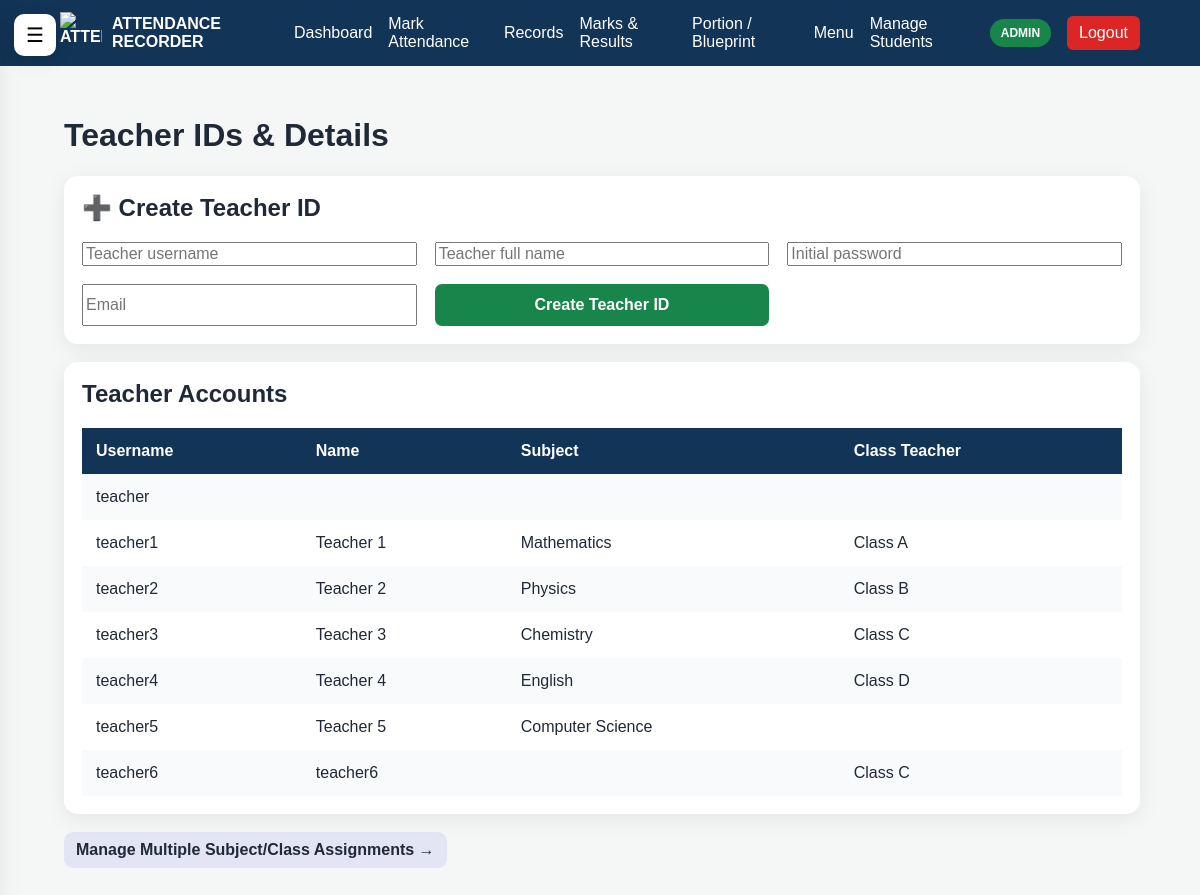
The app's page /teachers (signed in) with its own data.
### tables this page shows
CREATE TABLE users (

            id INTEGER PRIMARY KEY AUTOINCREMENT,

            username TEXT UNIQUE NOT NULL,

            password TEXT NOT NULL,

            role TEXT NOT NULL
        , email TEXT, full_name TEXT DEFAULT '', subject TEXT DEFAULT '', class_teacher TEXT DEFAULT '', photo TEXT DEFAULT '');

### app.py (the view)
@app.route("/teachers")
def teachers():
    if not _admin_or_teacher():
        return redirect(url_for("login"))
    c=get_db_connection()
    if session.get("role")=="admin":
        rows=c.execute("SELECT * FROM users WHERE role='teacher' ORDER BY username").fetchall()
    else:
        rows=c.execute("SELECT * FROM users WHERE username=?",(session.get("username"),)).fetchall()
    c.close()
    return render_template("teachers.html", teachers=rows)

### app.py (called while the page is built, shortened)
def get_db_connection():
    connection = sqlite3.connect(
        DATABASE_FILE
    )
    connection.row_factory = sqlite3.Row
    return connection

def _master_connection():
    c = sqlite3.connect(MASTER_DATABASE_FILE)
    c.row_factory = sqlite3.Row
    return c

def get_db_connection():
    if not has_request_context():
        return _CORE_GET_DB_CONNECTION()
    slug = session.get("school_id")
    if not slug:
        return _CORE_GET_DB_CONNECTION()

def _current_school_name():
    slug = session.get("school_id", "our-school")
    c = _master_connection()
    row = c.execute("SELECT name FROM schools WHERE slug=?", (slug,)).fetchone()
    c.close()
    return row["name"] if row else "Our School"

@app.context_processor
def inject_7777_context():
    try:
        c = _master_connection()
        schools = c.execute(
            "SELECT name,slug FROM schools WHERE active=1 ORDER BY id"
        ).fetchall()
        c.close()
    except Exception:
        schools = []
    return {
        "school_list": schools,
        "current_school_name": _current_school_name(),
    }

@app.before_request
def prepare_7777_request():
    if request.path not in ["/login", "/logout"] and session.get("role") != "boss":
        if session.get("school_id") not in [None, "", "master"]:
            _feature_setup_current_db()

@app.after_request
def restore_7777_school_session(response):
    slug = getattr(g, "login_school_slug", None)
    if slug and session.get("role") in ["student", "teacher", "admin"]:
        session["school_id"] = slug
    return response

def _admin_or_teacher():
    return session.get("role") in ["admin", "teacher"]

@app.before_request
def enforce_class_teacher_attendance_scope():
    return None

@app.before_request
def enforce_original_marks_subject():
    return None

@app.before_request
def boss_controls_registration_and_school_creation():
    if request.path == "/register" and session.get("role") != "boss":
        flash("Teacher/Admin account creation is controlled by Boss Admin.", "error")
        return redirect(url_for("login"))

@app.after_request
def no_cache_login_pages(response):
    if request.path == "/login" or request.path.startswith("/login/"):
        response.headers["Cache-Control"] = "no-store, no-cache, must-revalidate, max-age=0"
        response.headers["Pragma"] = "no-cache"
        response.headers["Expires"] = "0"
    return response

### templates/teachers.html
{% extends "base.html" %}{% block title %}Teachers{% endblock %}{% block content %}
<h1>Teacher IDs & Details</h1>
{% if session.get('role')=='admin' %}
<div class="feature-card"><h2>➕ Create Teacher ID</h2><form method="POST" action="{{ url_for('admin_create_teacher_account') }}" class="teacher-assignment-grid">
<input name="username" placeholder="Teacher username" required><input name="full_name" placeholder="Teacher full name" required><input name="password" placeholder="Initial password"><input name="email" type="email" placeholder="Email"><button class="primary-button">Create Teacher ID</button></form></div>
{% endif %}
<div class="feature-card"><h2>Teacher Accounts</h2><table><tr><th>Username</th><th>Name</th><th>Subject</th><th>Class Teacher</th></tr>{% for t in teachers %}<tr><td>{{ t['username'] }}</td><td>{{ t['full_name'] }}</td><td>{{ t['subject'] }}</td><td>{{ t['class_teacher'] }}</td></tr>{% endfor %}</table></div>
{% if session.get('role')=='admin' %}<p><a class="secondary-button" href="{{ url_for('teacher_assignments_page') }}">Manage Multiple Subject/Class Assignments →</a></p>{% endif %}
{% endblock %}

### static/css/style.css (style rules this page uses)
* { box-sizing: border-box; }
body { margin: 0; font-family: Arial, sans-serif; background: #f4f7f6; color: #1f2937; }
a { text-decoration: none; }
button, input, select, textarea { font: inherit; }
.primary-button, .secondary-button { border: none; padding: 12px 18px; border-radius: 7px; cursor: pointer; font-weight: bold; }
.primary-button { background: #18864b; color: white; }
.secondary-button { background: #e5e7eb; color: #374151; }
table { width: 100%; border-collapse: collapse; }
th { background: #123456; color: white; text-align: left; }
th, td { padding: 14px; }
tr:nth-child(even) { background: #f9fafb; }
.secondary-button, .danger-button { display: inline-block; border: 0; border-radius: 9px; padding: 9px 12px; cursor: pointer; text-decoration: none; font-weight: 700; }
.secondary-button { background: rgba(79,70,229,.1); color: inherit; }
.teacher-assignment-grid,.feature-two-col { display:grid;grid-template-columns:repeat(auto-fit,minmax(300px,1fr));gap:18px }
.feature-card { background:#fff;border-radius:14px;padding:18px;box-shadow:0 5px 22px rgba(0,0,0,.07);margin-bottom:18px }
.feature-card h2 { margin-top:0 }

### records on screen
users: username "teacher"
users: username "teacher1", full_name "Teacher 1", subject "Mathematics", class_teacher "Class A"
users: username "teacher2", full_name "Teacher 2", subject "Physics", class_teacher "Class B"
users: username "teacher3", full_name "Teacher 3", subject "Chemistry", class_teacher "Class C"
users: username "teacher4", full_name "Teacher 4", subject "English", class_teacher "Class D"
users: username "teacher5", full_name "Teacher 5", subject "Computer Science"
users: username "teacher6", full_name "teacher6", class_teacher "Class C"

### other values on screen
{{ session.get("role", "").upper() }} "ADMIN"
